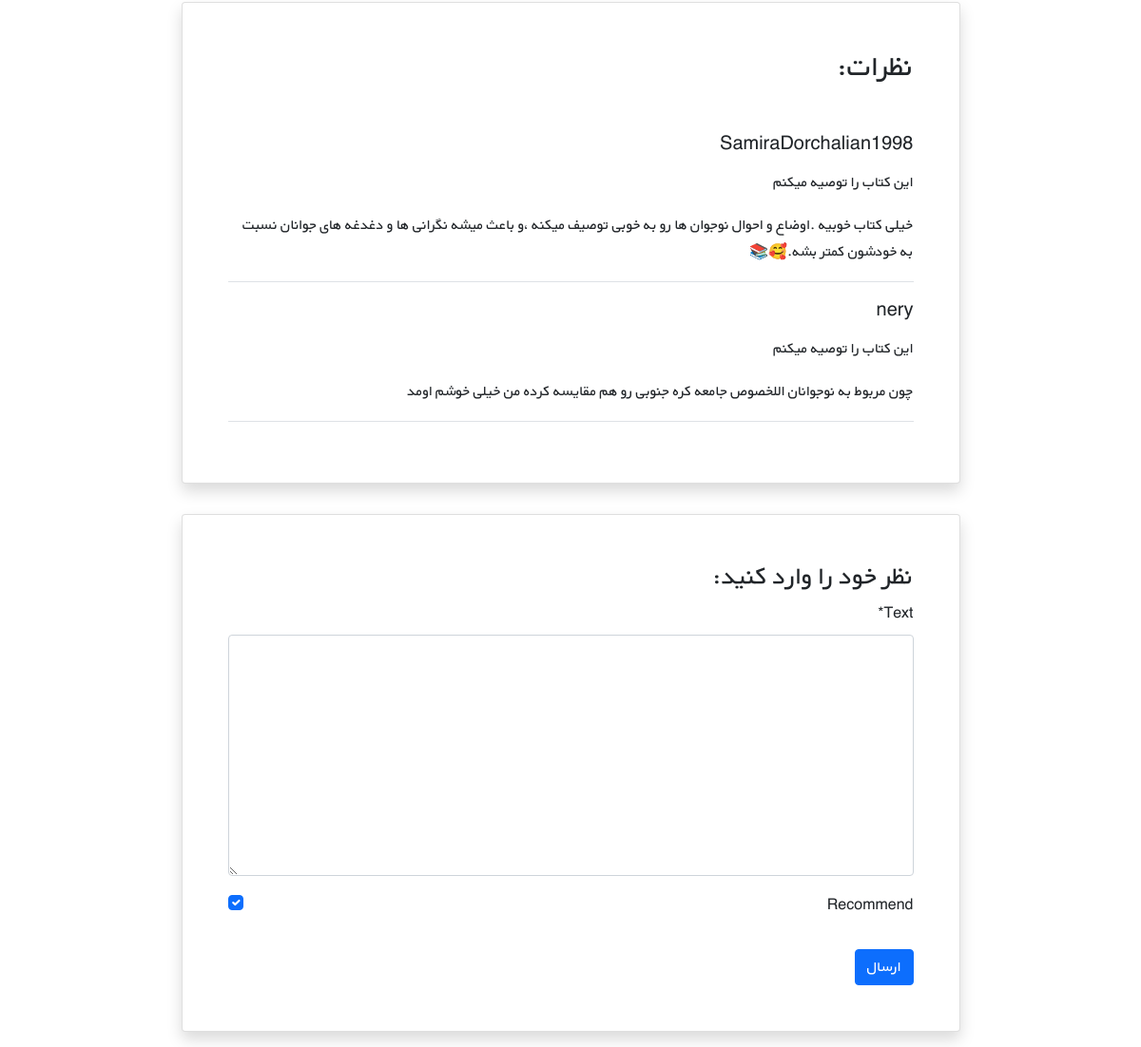
The page /books/1/ (lower part) on the database as committed earlier.
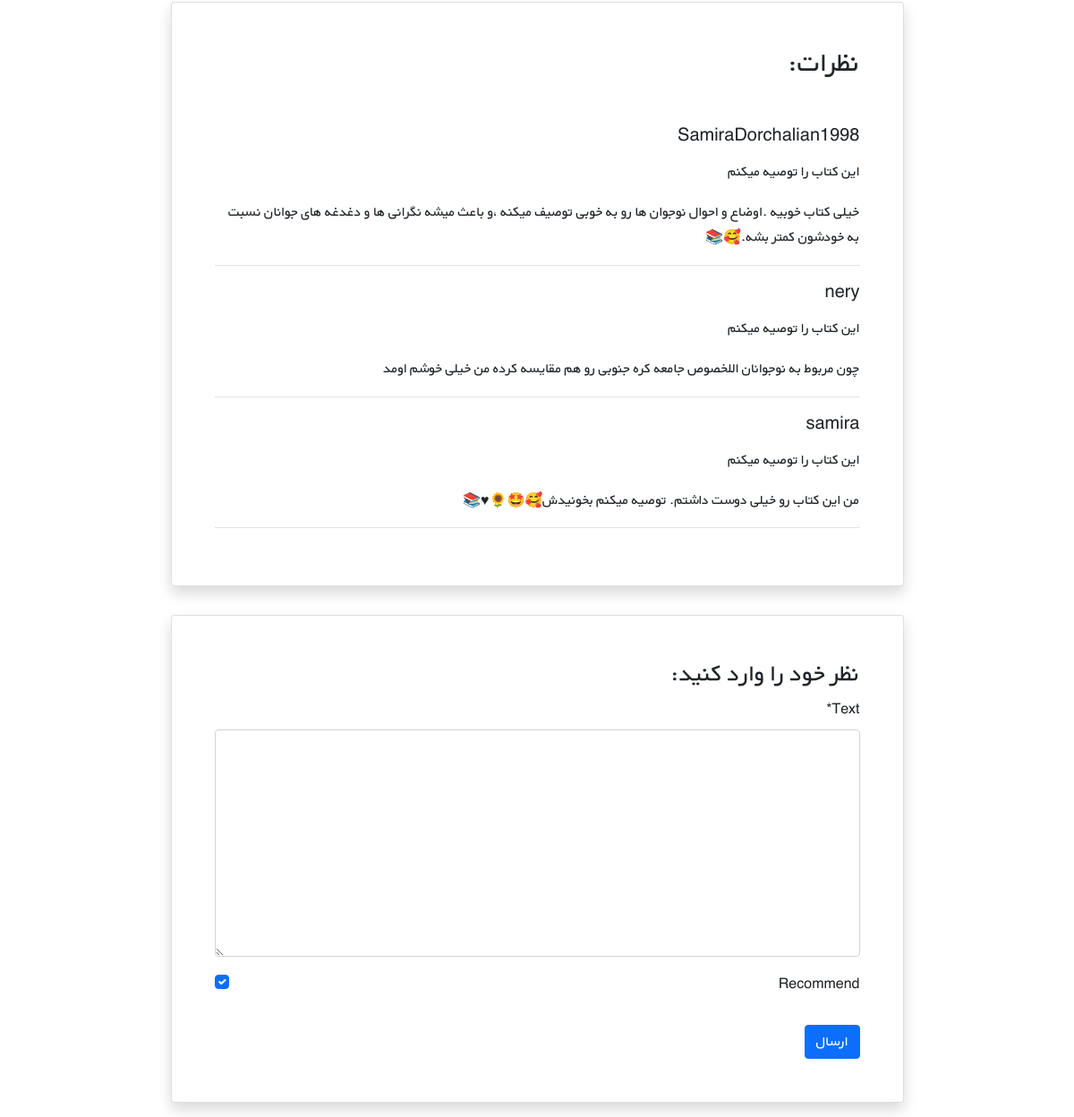
The same page on the database as committed later.
### books/models.py (models this page shows, shortened)
class Comment(models.Model):
    user = models.ForeignKey(get_user_model(), on_delete=models.CASCADE)
    book = models.ForeignKey(Book, on_delete=models.CASCADE, related_name='comments')
    text = models.TextField()
    is_active = models.BooleanField(default=True)
    recommend = models.BooleanField(default=True)
    datetime_created = models.DateTimeField(auto_now_add=True)

### accounts/models.py (models this page shows)
class CustomUser(AbstractUser):
    age = models.PositiveIntegerField(null=True, blank=True)

### books/views.py (the view)
# urls.py: path('<int:pk>/',book_detail_view, name='book_detail'),
def book_detail_view(request, pk):
    book = get_object_or_404(Book, pk=pk)
    if request.method == 'POST':
        comment_form = CommentForm(request.POST)
        if comment_form.is_valid():
            new_comment = comment_form.save(commit=False)
            new_comment.book = book
            new_comment.user = request.user
            new_comment.save()
            comment_form = CommentForm()
    else:
        comment_form = CommentForm()
    book_comments = book.comments.all()
    return render(request, 'books/book_detail.html', {
        'book': book,
        'comments':book_comments,
        'comment_form': comment_form,
    })

### books/forms.py
class CommentForm(forms.ModelForm):
    class Meta:
        model = Comment
        fields = ('text', 'recommend', )

### books/templates/books/book_detail.html (shortened to what this page needs)
{% extends '_base.html' %}
{% load crispy_forms_tags %}
{% block content %}
    <div class="container mt-5" dir="rtl">
        <div class="">
            <div class="">
                <div class="d-flex justify-content-center">
                    <div class="card shadow my-3 p-5 w-sm-75 w-100">
                        <h2 class="mb-5">نظرات:</h2>
                        {% for comment in comments %}
                            {% if comment.is_active %}
                                <div class="border-bottom mb-3">
                                    <h5 class="mb-3">{{ comment.user.username }}</h5>
                                    {% if comment.recommend %}
                                        <p>این کتاب را توصیه میکنم</p>
                                    {% else %}
                                        <p>این کتاب را توصیه نمیکنم</p>
                                    {% endif %}
                                    <p>{{ comment.text|linebreaks }}</p>
                                </div>
                            {% endif %}
                        {% endfor %}
                    </div>
                </div>
                <div class="d-flex justify-content-center">
                    <div class="card shadow my-3 p-5 w-sm-75 w-100">
                        <h3>نظر خود را وارد کنید:</h3>
                        <form method="POST">
                            {{ comment_form|crispy }}
                            <button type="submit" class="btn btn-primary mt-3">ارسال</button>
                        </form>
                    </div>
                </div>
            </div>
        </div>
    </div>
{% endblock content %}

Rows that differ between the two databases and show on the page:
added Comment: user.username "samira", recommend "این کتاب را توصیه میکنم", text "من این کتاب رو خیلی دوست داشتم. توصیه میکنم بخونیدش🥰🤩🌻♥📚"
